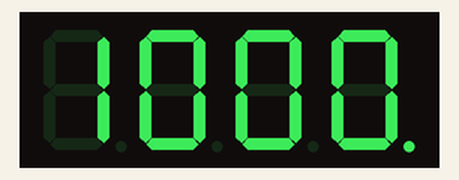
Bench run of a sketch on a simulated Arduino Uno, built with avr-gcc and run on an emulated ATmega328P. On the bench: 4-digit seven-segment display.

Above: at 0.1 s.
At 4.1 s:
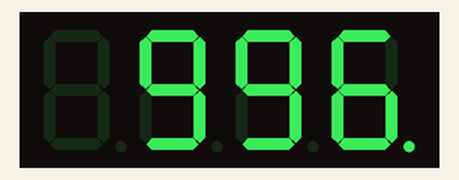
At 9.1 s:
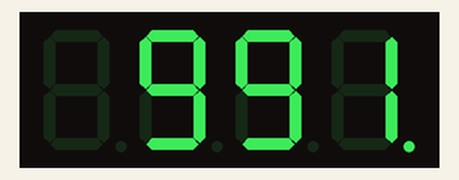
At 20.1 s:
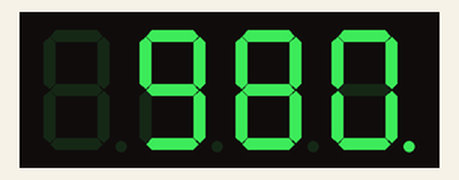
At 29.1 s:
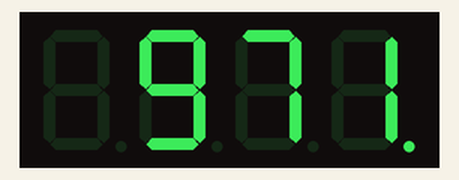
At 39.1 s:
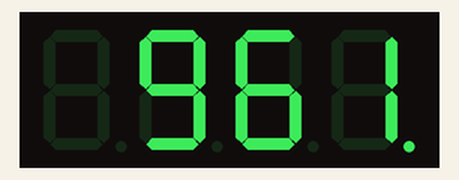

Measured:
- what the display in image 2 shows lasts 1.0 s, from 9.0 s to 10.0 s

The sketch:

SevenSegment.ino
```cpp
#include "SevSeg.h"
#include <elapsedMillis.h>

SevSeg sevseg;
int counter = 1000;
elapsedMillis timeElapsed;

void setup() {
  byte numDigits = 4;
  byte digitPins[] = {2,3,4,5};
  byte segmentPins[] = {6,7,8,9,10,16,14,15};
  sevseg.begin(COMMON_ANODE, numDigits, digitPins, segmentPins);
}

void loop() {
  sevseg.setNumber(counter,0);
  sevseg.refreshDisplay();
  if( timeElapsed >= 1000 ){
    timeElapsed = 0;
    counter--;

  }

}
```
